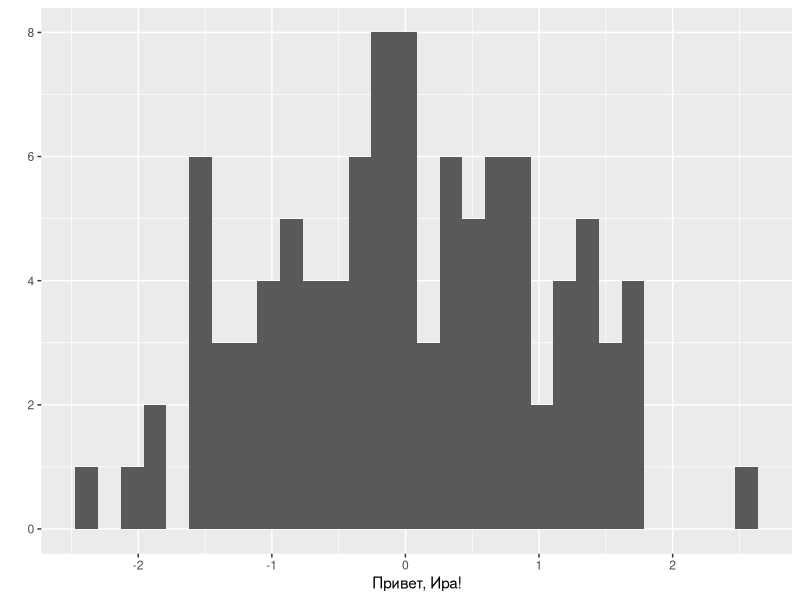

Write R code to recreate this figure.
## ---- chunk 1
library(ggplot2)
qplot(rnorm(100)) + xlab("Привет, Ира!")
